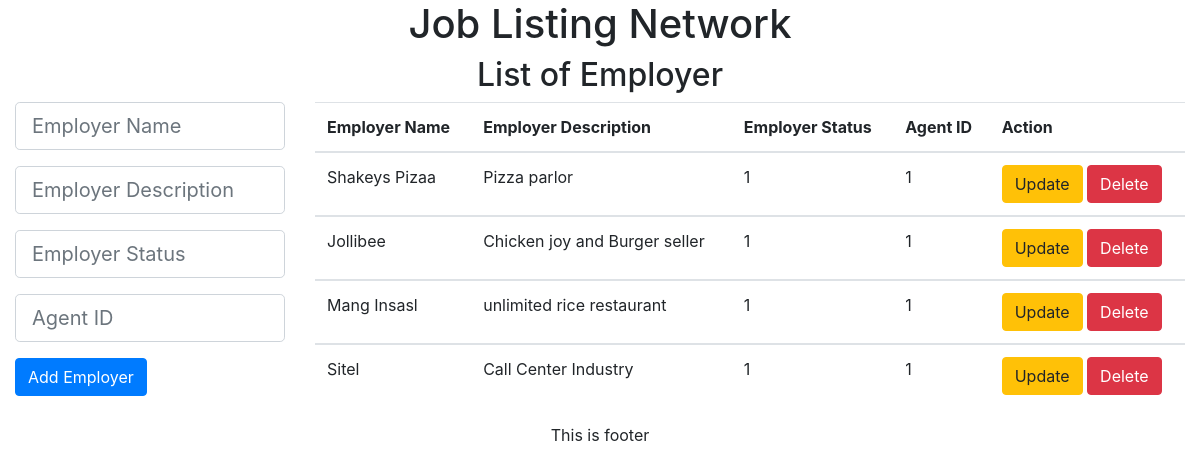
/index.php/employer, run on the app's committed database.
### tables this page shows
CREATE TABLE `tbl_employer` (
  `id` int(255) NOT NULL,
  `employer_name` varchar(255) NOT NULL,
  `employer_description` varchar(255) NOT NULL,
  `emp_status` tinyint(1) NOT NULL,
  `agent_id` int(255) NOT NULL
);

### application/controllers/Employer.php (called while the page is built, shortened)
<?php
class Employer extends CI_Controller {
    public function __construct()
    {
        $this->load->model("employer_model");
    }
    public function index() {
        $this->view();
    }
    public function view() {
        $data["employers"] = $this->employer_model->get_all_employer();
        $this->load->view("template/header");
        $this->load->view("employer/view", $data);
        $this->load->view("template/footer");
    }
}

### index.php (called while the page is built, shortened)
<?php
require_once BASEPATH.'core/CodeIgniter.php';

### application/models/Employer_model.php (called while the page is built, shortened)
<?php
class Employer_model extends CI_Model {
    function get_all_employer() {
        $this->db->where("emp_status", 1);
        $query = $this->db->get("tbl_employer");
        return $query;
    }
}

### application/views/employer/view.php (the view, shortened to what this page needs)
<div class="container-fluid text-center">
    <h2>List of Employer</h2>
</div>
<div class="container-fluid">
<div class="row">
    <div class="col-md-3">
        <form action="<?php echo base_url() ?>employer/add_employer" method="POST">
            <div class="form-group">
                <input class="form-control form-control-lg" type="text" name="employer_name" placeholder="Employer Name" />
            </div>
            <div class="form-group">
                <input class="form-control form-control-lg" type="text" name="employer_description" placeholder="Employer Description" />
            </div>
            <div class="form-group">
                <input class="form-control form-control-lg" type="number" name="employer_status" placeholder="Employer Status" />
            </div>
            <div class="form-group">
                <input class="form-control form-control-lg" type="number" name="agent_id" placeholder="Agent ID" />
            </div>
            <div class="form-group">
                <input class="btn btn-primary" type="submit" name="add_employer" value="Add Employer" />
            </div>
        </form>
    </div>
    <div class="col-md-9">
        <table class="table table-border">
            <tr>
                <thead>
                    <th>Employer Name</th>
                    <th>Employer Description</th>
                    <th>Employer Status</th>
                    <th>Agent ID</th>
                    <th>Action</th>
                </thead>
            </tr>
            <?php foreach ($employers->result() as $employer) : ?>
            <tr>
                <tbody>
                    <td><?php echo $employer->employer_name; ?></td>
                    <td><?php echo $employer->employer_description; ?></td>
                    <td><?php echo $employer->emp_status; ?></td>
                    <td><?php echo $employer->agent_id; ?></td>
                    <td>
                        <a class="btn btn-warning" href="<?php site_url() ?>employer/update_employer/<?php echo $employer->id; ?>">Update</a>
                        <a class="btn btn-danger" href="<?php base_url() ?>employer/update_employer_status/<?php echo $employer->id; ?>">Delete</a>
                    </td>
                </tbody>
            </tr>
            <?php endforeach; ?>
        </table>
    </div>
</div>
</div>

### application/views/template/header.php (shortened to what this page needs)
?><!DOCTYPE html>
<html lang="en">
<head>
	<link rel="stylesheet" type="text/css" href="<?php echo base_url() ?>assets/css/bootstrap/bootstrap.min.css">
</head>
<body>
<div class="container-fluid text-center"><h1>Job Listing Network</h1></div>

### application/views/template/footer.php
<div class="container-fluid text-center">This is footer</div>
</body>
</html>

### data on the page
tbl_employer: employer_name "Shakeys Pizaa", employer_description "Pizza parlor", emp_status "1", agent "1"
tbl_employer: employer_name "Jollibee", employer_description "Chicken joy and Burger seller", emp_status "1", agent "1"
tbl_employer: employer_name "Mang Insasl", employer_description "unlimited rice restaurant", emp_status "1", agent "1"
tbl_employer: employer_name "Sitel", employer_description "Call Center Industry", emp_status "1", agent "1"
